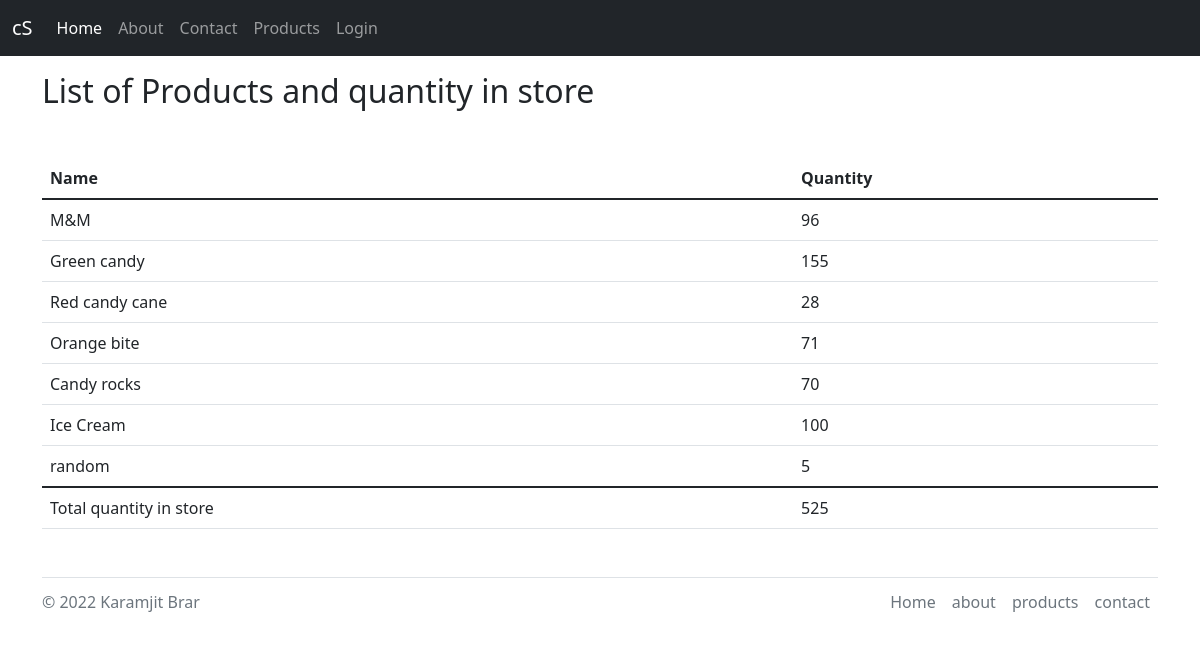
/products, run on an earlier commit of the app's database.
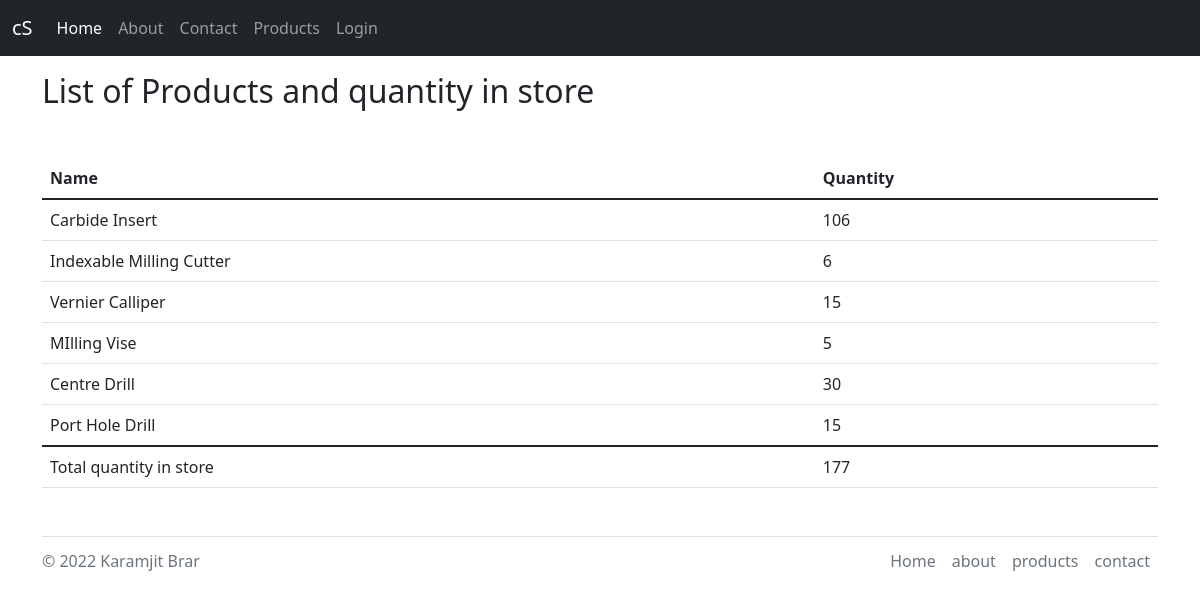
And on a later commit of the database.
### home1/models.py (models this page shows, shortened)
class candy(models.Model):
    name = models.CharField(max_length=200)
    quantity =  models.IntegerField()
    img = models.CharField(max_length=2000)

### home1/views.py (the view)
# urls.py: path('products', views.products, name='products'),
def products(request):
    candy_list = candy.objects.all()
    tot = 0
    for candyy in candy_list:
        tot = tot + candyy.quantity
    return render(request, 'products.html',
    {'candyyy' : candy_list, 'tot' : tot})

### templates/products.html (shortened to what this page needs)
{% extends 'base.html' %}
{% block body%}
<div class="container my-3">
    <h2>List of Products and quantity in store</h2>
    <table class="table my-5">
        <thead>
          <tr>
            <th scope="col">Name</th>
            <th scope="col">Quantity</th>
          </tr>
        </thead>
        <tbody>
          {% for candy in candyyy %}
          <tr>
            <td>{{candy.name}}</td>
            <td>{{candy.quantity}}</td>
          </tr>
          {% endfor %}
        </tbody>
        <tbody>
          <tr>
            <td>Total quantity in store</td>
            <td>{{tot}}</td>
          </tr>
        </tbody>
      </table>
</div>
{% endblock body%}

### templates/base.html (shortened to what this page needs)
<!doctype html>
<html lang="en">
  <head>
    <link href="https://cdn.jsdelivr.net/npm/bootstrap@5.1.3/dist/css/bootstrap.min.css" rel="stylesheet">
  </head>
  <body>
    <nav class="navbar navbar-expand-lg navbar-dark bg-dark">
        <div class="container-fluid">
          <a class="navbar-brand" href="/">cS</a>
          <div class="collapse navbar-collapse" id="navbarSupportedContent">
            <ul class="navbar-nav me-auto mb-2 mb-lg-0">
              <li class="nav-item">
                <a class="nav-link active" aria-current="page" href="/">Home</a>
              </li>
              <li class="nav-item">
                <a class="nav-link" href="/about">About</a>
              </li>
              <li class="nav-item">
                <a class="nav-link" href="/contact">Contact</a>
              </li>
              <li class="nav-item">
                <a class="nav-link" href="/products">Products</a>
              </li>
              <li class="nav-item">
                <a class="nav-link" href="/admin">Login</a>
              </li>
            </ul>
          </div>
        </div>
      </nav>
{% block body %}{% endblock body %}
    <div class="container my-5">
      <footer class="d-flex flex-wrap justify-content-between align-items-center py-1 my-1 border-top">
        <p class="col-md-4 mb-0 text-muted">© 2022 Karamjit Brar</p>
        <a href="/" class="col-md-4 d-flex align-items-center justify-content-center mb-3 mb-md-0 me-md-auto link-dark text-decoration-none">
          <svg class="bi me-2" width="40" height="32"><use xlink:href="#bootstrap"></use></svg>
        </a>
        <ul class="nav col-md-4 justify-content-end">
          <li class="nav-item"><a href="/" class="nav-link px-2 text-muted">Home</a></li>
          <li class="nav-item"><a href="/about" class="nav-link px-2 text-muted">about</a></li>
          <li class="nav-item"><a href="/products" class="nav-link px-2 text-muted">products</a></li>
          <li class="nav-item"><a href="/contact" class="nav-link px-2 text-muted">contact</a></li>
        </ul>
      </footer>
    </div>
  </body>
</html>

What changed in the data, as far as the page shows it:
removed candy: name "M&M", quantity "96"
removed candy: name "Green candy", quantity "155"
removed candy: name "Red candy cane", quantity "28"
removed candy: name "Orange bite", quantity "71"
removed candy: name "Candy rocks", quantity "70"
removed candy: name "Ice Cream", quantity "100"
removed candy: name "random", quantity "5"
added candy: name "Carbide Insert", quantity "106"
added candy: name "Indexable Milling Cutter", quantity "6"
added candy: name "Vernier Calliper", quantity "15"
added candy: name "MIlling Vise", quantity "5"
added candy: name "Centre Drill", quantity "30"
added candy: name "Port Hole Drill", quantity "15"
Also different on the page:
{{ tot }}: "525" → "177"
